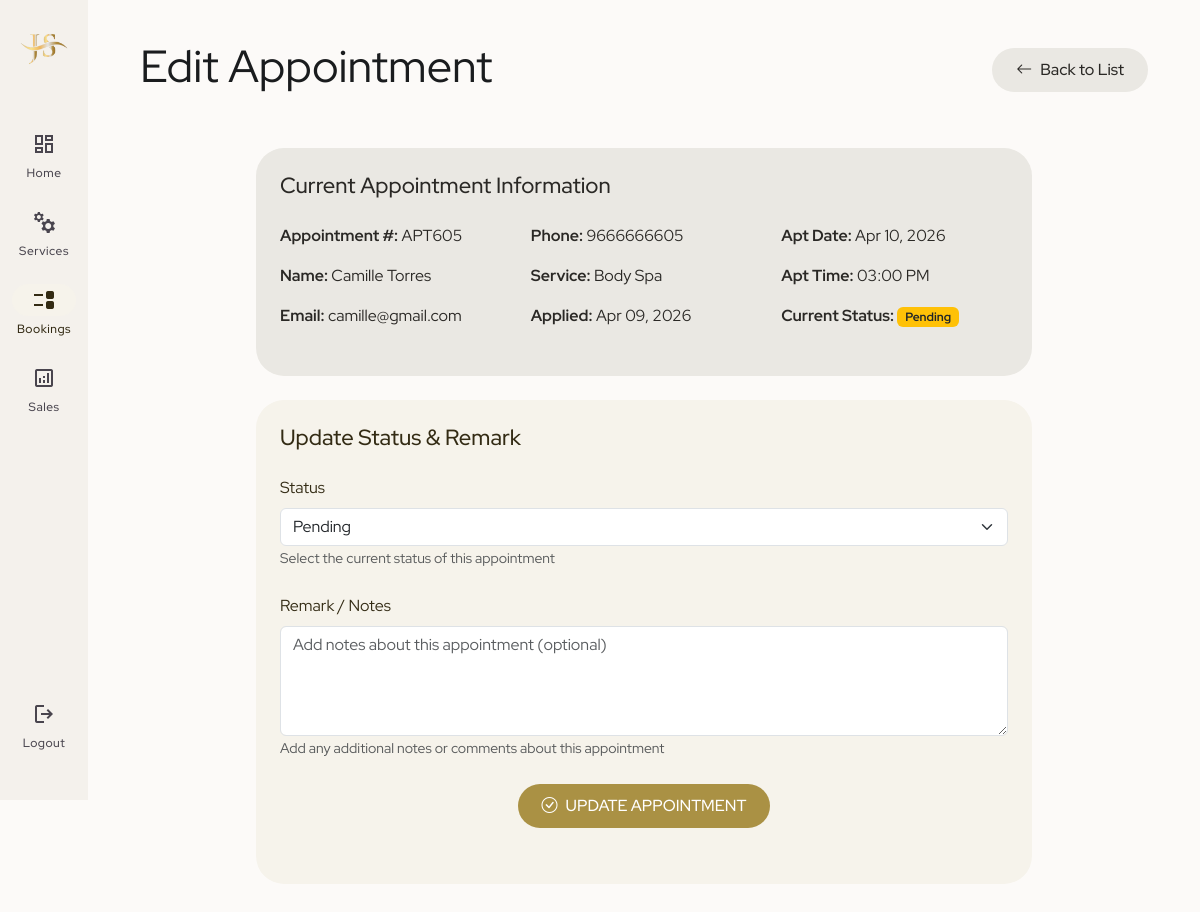
The app's page /admin/editappointment.php?editid=51 (signed in) with its own data.
### tables this page shows
CREATE TABLE `tblappointment` (
  `ID` int(10) NOT NULL,
  `AptNumber` varchar(80) DEFAULT NULL,
  `Name` varchar(120) DEFAULT NULL,
  `Email` varchar(120) DEFAULT NULL,
  `PhoneNumber` bigint(11) DEFAULT NULL,
  `AptDate` varchar(120) DEFAULT NULL,
  `AptTime` varchar(120) DEFAULT NULL,
  `Services` varchar(120) DEFAULT NULL,
  `ApplyDate` timestamp NULL DEFAULT current_timestamp(),
  `Remark` varchar(250) DEFAULT NULL,
  `Status` varchar(50) DEFAULT NULL,
  `RemarkDate` timestamp NULL DEFAULT NULL ON UPDATE current_timestamp()
);

### admin/editappointment.php (the view, shortened to what this page needs)
<?php
$db_path = '../includes.dbconnection.php';
if(file_exists($db_path)) {
    include($db_path);
} else {
    try {
        $dbh = new PDO("mysql:host=localhost;dbname=jilbertsalon", "root", "");
        $dbh->setAttribute(PDO::ATTR_ERRMODE, PDO::ERRMODE_EXCEPTION);
    } catch(PDOException $e) {
        die("Database connection failed: " . $e->getMessage());
    }
}
if(isset($_GET['editid'])) {
    $eid = intval($_GET['editid']);
    $sql = "SELECT * FROM tblappointment WHERE ID=:eid";
    $query = $dbh->prepare($sql);
    $query->bindParam(':eid', $eid, PDO::PARAM_INT);
    $query->execute();
    $result = $query->fetch(PDO::FETCH_OBJ);
} else {
    header('location:appointments.php');
    exit();
}
?>
<!DOCTYPE html>
<html lang="en">
<head>
    <link href="https://cdn.jsdelivr.net/npm/bootstrap@5.3.8/dist/css/bootstrap.min.css" rel="stylesheet"
>
    <link rel="stylesheet" href="https://cdn.jsdelivr.net/npm/bootstrap-icons@1.10.3/font/bootstrap-icons.css">
    <link rel="stylesheet" href="admin.css">
    <link rel="stylesheet" href="modal.css">
</head>
<body>
    <div class="m3-main-content">
        <div class="container-fluid mb-5">
            <div class="d-flex justify-content-between align-items-center mb-4">
                <h1 class="m3-display-medium">Edit Appointment</h1>
                <a href="appointments.php" class="btn-m3 btn-m3-tonal">
                    <i class="bi bi-arrow-left"></i> Back to List
                </a>
            </div>
            <div class="container my-5" style="max-width: 800px; margin: 0 auto;">
                <div class="m3-card secondary-container mb-4">
                    <h5 class="m3-title-large mb-3">Current Appointment Information</h5>
                    <div class="card-body px-0 py-2">
                        <div class="row">
                            <div class="col-md-4">
                                <p><strong>Appointment #:</strong> <?php echo htmlentities($result->AptNumber ?? ''); ?></p>
                                <p><strong>Name:</strong> <?php echo htmlentities($result->Name ?? ''); ?></p>
                                <p><strong>Email:</strong> <?php echo htmlentities($result->Email ?? ''); ?></p>
                            </div>
                            <div class="col-md-4">
                                <p><strong>Phone:</strong> <?php echo htmlentities($result->PhoneNumber ?? ''); ?></p>
                                <p><strong>Service:</strong> <?php echo htmlentities($result->Services ?? ''); ?></p>
                                <p><strong>Applied:</strong> <?php echo htmlentities(date('M d, Y', strtotime($result->ApplyDate ?? 'now'))); ?></p>
                            </div>
                            <div class="col-md-4">
                                <p><strong>Apt Date:</strong> <?php echo htmlentities(date('M d, Y', strtotime($result->AptDate ?? 'now'))); ?></p>
                                <p><strong>Apt Time:</strong> <?php echo htmlentities($result->AptTime ?? ''); ?></p>
                                <p><strong>Current Status:</strong>
                                    <span class="badge <?php
                                    switch($result->Status ?? '') {
                                        case 'Pending': echo 'bg-warning text-dark'; break;
                                    }
                                    ?>">
                                        <?php echo htmlentities($result->Status ?? ''); ?>
                                    </span>
                                </p>
                            </div>
                        </div>
                    </div>
                </div>
                <div class="m3-card primary-container">
                    <h5 class="m3-title-large mb-3">Update Status & Remark</h5>
                    <div class="card-body px-0 py-2">
                        <form method="POST">
                            <div class="row mb-4">
                                <div class="col-md-12">
                                    <label for="status" class="form-label">Status</label>
                                    <select class="form-select" id="status" name="status" required>
                                        <option value="Pending" <?php echo ($result->Status ?? '') == 'Pending' ? 'selected' : ''; ?>>Pending</option>
                                    </select>
                                    <small class="text-muted">Select the current status of this appointment</small>
                                </div>
                            </div>
                            <div class="row mb-4">
                                <div class="col-md-12">
                                    <label for="remark" class="form-label">Remark / Notes</label>
                                    <textarea class="form-control" id="remark" name="remark" rows="4"
                                              placeholder="Add notes about this appointment (optional)"><?php echo ($result->Remark ?? '') ? htmlentities($result->Remark) : ''; ?></textarea>
                                    <small class="text-muted">Add any additional notes or comments about this appointment</small>
                                </div>
                            </div>
                            <div class="d-flex justify-content-center my-4">
                                <button type="submit" name="submit" class="btn-m3 btn-m3-primary px-5 py-3">
                                    <i class="bi bi-check-circle"></i> UPDATE APPOINTMENT
                                </button>
                            </div>
                        </form>
                    </div>
                </div>
            </div>
        </div>
    </div>
    <?php
    if(file_exists('../navs/sidenavbar.php')) {
        include '../navs/sidenavbar.php';
    }
    ?>
</body>
</html>

### admin/admin.css (style rules this page uses)
:root { --m3-surface-bg: #FCFAF8; --m3-surface-1: #F4F1EC; --m3-surface-2: #EFEBE4; --m3-surface-3: #EAE6DC; --m3-primary: #AA9144; --m3-on-primary: #FFFFFF; --m3-primary-container: #F6F3EB; --m3-on-primary-container: #332B14; --m3-secondary: #757169; --m3-on-secondary: #FFFFFF; --m3-secondary-container: #EAE8E3; --m3-on-secondary-container: #2A2825; --m3-error: #B34D4A; --m3-on-error: #ffffff; --m3-error-container: #F6EAE9; --m3-on-error-container: #4D2120; --m3-success: #527A5B; --m3-on-success: #ffffff; --m3-success-container: #EBF2ED; --m3-on-success-container: #1E2D21; --m3-warning: #C19E4A; --m3-on-warning: #ffffff; --m3-warning-container: #F8F3E9; --m3-on-warning-container: #4D3A15; --nav-rail-width: 88px; --nav-bar-height: 80px; }
body { font-family: 'Red Hat Display', sans-serif !important; background-color: var(--m3-surface-bg); color: #1A1C1E; margin: 0; padding: 0; overflow-x: hidden; }
.m3-display-medium { font-size: 45px; line-height: 52px; font-weight: 400; }
.m3-title-large { font-size: 22px; line-height: 28px; font-weight: 500; }
.m3-card { background-color: var(--m3-surface-1); border-radius: 28px; border: none; padding: 24px; box-shadow: none !important; transition: background-color 0.2s ease, outline 0.2s ease; outline: 1.5px solid transparent; }
.m3-card.primary-container { background-color: var(--m3-primary-container) !important; color: var(--m3-on-primary-container) !important; }
.m3-card.secondary-container { background-color: var(--m3-secondary-container) !important; color: var(--m3-on-secondary-container) !important; }
.btn-m3 { border-radius: 500px !important; padding: 10px 24px !important; font-weight: 500 !important; transition: background-color 0.2s ease !important; display: inline-flex; align-items: center; justify-content: center; gap: 8px; border: none; text-transform: none; text-decoration: none; box-shadow: none !important; }
.btn-m3-primary { background-color: var(--m3-primary) !important; color: var(--m3-on-primary) !important; }
.btn-m3-tonal { background-color: var(--m3-secondary-container) !important; color: var(--m3-on-secondary-container) !important; }
.m3-main-content { margin-left: var(--nav-rail-width); padding: 40px; min-height: 100vh; }

### records on screen
tblappointment: AptNumber "APT605", Name "Camille Torres", Email "camille@gmail.com", PhoneNumber "9666666605", Services "Body Spa", ApplyDate "Apr 09, 2026", AptDate "Apr 10, 2026", AptTime "03:00 PM", Status "Pending", status "Pending"
